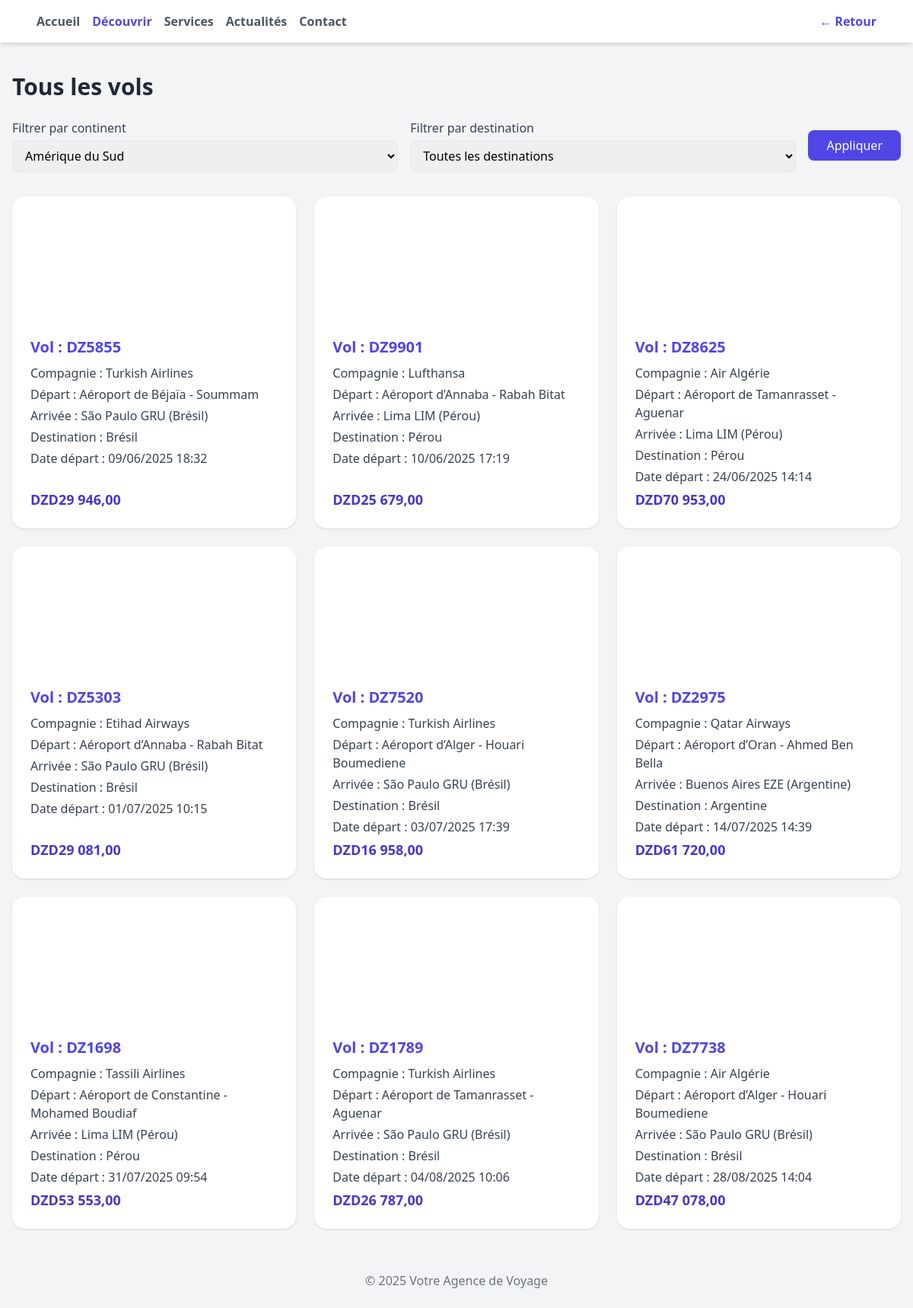
The page /pages/Discover.php?continent=Amérique du Sud on the database as committed earlier.
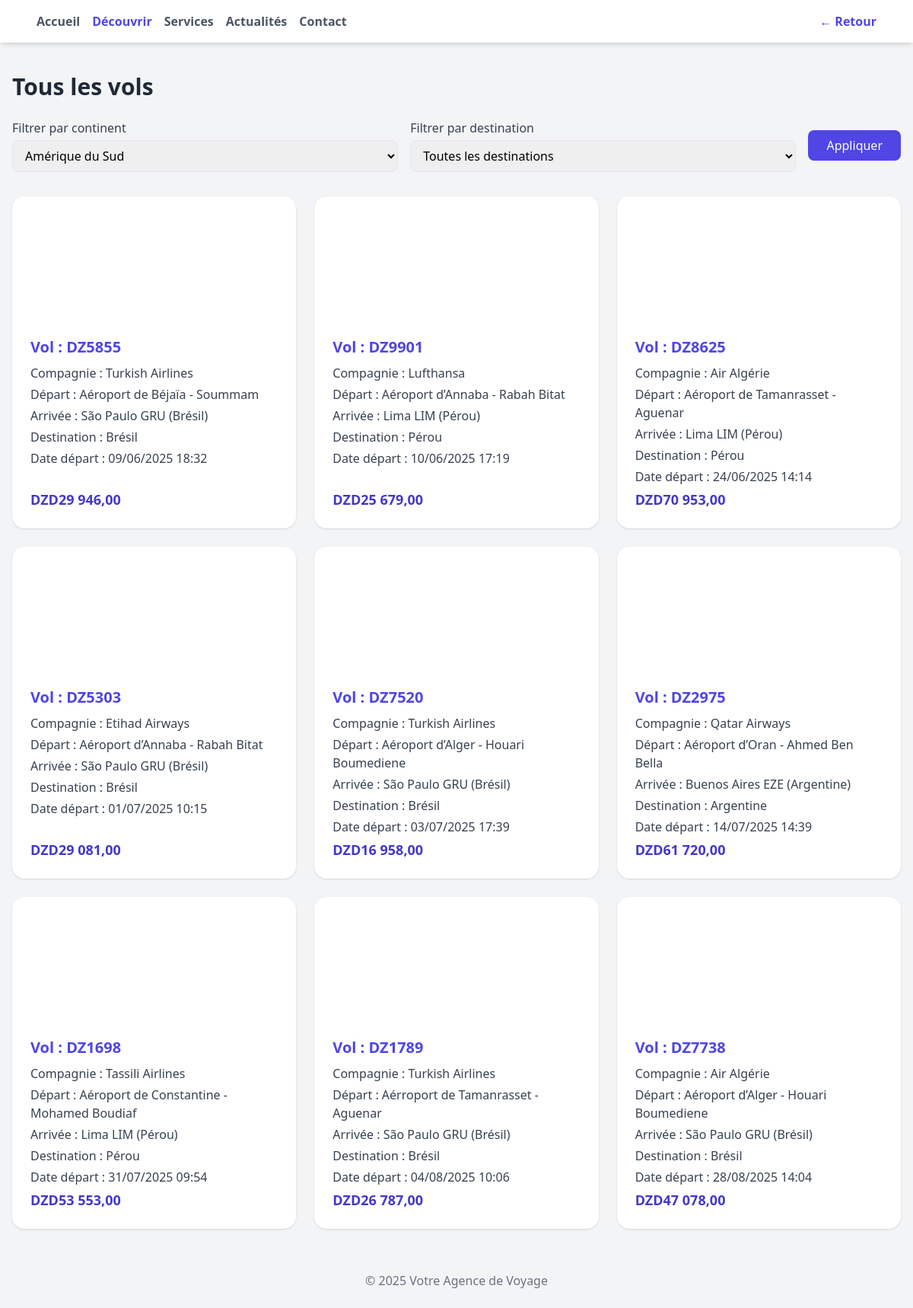
The same page on the database as committed later.
### tables this page shows
CREATE TABLE IF NOT EXISTS `vol` (
  `id` int UNSIGNED NOT NULL AUTO_INCREMENT,
  `numero_vol` varchar(20) NOT NULL,
  `compagnie_aerienne` varchar(60) DEFAULT NULL,
  `aeroport_depart` varchar(80) DEFAULT NULL,
  `aeroport_arrivee` varchar(80) DEFAULT NULL,
  `destination` varchar(255) DEFAULT NULL,
  `continent` varchar(100) DEFAULT NULL,
  `date_depart` datetime NOT NULL,
  `date_arrivee` datetime NOT NULL,
  `type_vol` varchar(40) DEFAULT NULL,
  `prix` decimal(10,2) NOT NULL DEFAULT '0.00',
  `places_disponibles` int UNSIGNED NOT NULL DEFAULT '0',
  PRIMARY KEY (`id`),
  UNIQUE KEY `numero_vol` (`numero_vol`)
);

### pages/Discover.php (the view, shortened to what this page needs)
<?php
$db = new Database('localhost', 'root', '', 'pfe');
$conn = $db->getConnection();
$continentFilter   = $_GET['continent'] ?? '';
$continents = $conn->query("SELECT DISTINCT continent FROM vol ORDER BY continent")->fetch_all(MYSQLI_ASSOC);
$sql    = "SELECT * FROM vol WHERE 1";
$params = [];
$types  = '';
if ($continentFilter) {
    $sql       .= " AND continent = ?";
    $params[]  = $continentFilter;
    $types    .= 's';
}
$sql .= " ORDER BY date_depart ASC";
$stmt = $conn->prepare($sql);
if ($params) {
    $stmt->bind_param($types, ...$params);
}
$stmt->execute();
$flights = $stmt->get_result()->fetch_all(MYSQLI_ASSOC);
?>
<!DOCTYPE html>
<html lang="fr">
<head>
  <script src="https://cdn.tailwindcss.com"></script>
</head>
<body class="bg-gray-100 min-h-screen">
  <nav class="fixed top-0 left-0 right-0 bg-white backdrop-blur-md shadow-md z-50">
    <div class="max-w-7xl mx-auto px-6 md:px-12 py-4 flex justify-between items-center">
      <div class="flex items-center gap-4">
        <a href="welcome.php" class="text-gray-600 hover:text-gray-900 font-semibold">Accueil</a>
        <a href="Discover.php" class="text-indigo-600 font-bold">Découvrir</a>
        <a href="Services.php" class="text-gray-600 hover:text-gray-900 font-semibold">Services</a>
        <a href="Actualites.php" class="text-gray-600 hover:text-gray-900 font-semibold">Actualités</a>
        <a href="Contact.php" class="text-gray-600 hover:text-gray-900 font-semibold">Contact</a>
      </div>
      <a href="welcome.php" class="text-indigo-600 font-bold hover:text-indigo-800">&larr; Retour</a>
    </div>
  </nav>
  <main class="pt-24 max-w-7xl mx-auto px-4 py-8">
    <h1 class="text-3xl font-semibold text-gray-800 mb-6">Tous les vols</h1>
    <form method="GET" class="mb-8 flex flex-wrap gap-4 items-center">
      <div class="flex-1 min-w-[200px]">
        <label class="block text-gray-700 mb-1">Filtrer par continent</label>
        <select name="continent" class="w-full border rounded-lg px-3 py-2">
          <?php foreach ($continents as $c): ?>
            <option value="<?= htmlspecialchars($c['continent']) ?>" <?= $c['continent'] === $continentFilter ? 'selected' : '' ?> >
              <?= htmlspecialchars($c['continent']) ?>
            </option>
          <?php endforeach; ?>
        </select>
      </div>
      <div class="flex-1 min-w-[200px]">
        <label class="block text-gray-700 mb-1">Filtrer par destination</label>
        <select name="destination" class="w-full border rounded-lg px-3 py-2">
          <option value="">Toutes les destinations</option>
        </select>
      </div>
      <button type="submit" class="bg-indigo-600 text-white px-6 py-2 rounded-lg hover:bg-indigo-700 transition">Appliquer</button>
    </form>
    <?php if (empty($flights)): ?>
      <div class="text-center py-20">
        <p class="text-gray-500 text-lg">Aucun vol disponible pour ces critères.</p>
      </div>
    <?php else: ?>
      <div class="grid gap-6 md:grid-cols-2 lg:grid-cols-3">
        <?php foreach ($flights as $flight): ?>
          <?php
            $dest = ucfirst(strtolower($flight['destination']));
            $imgPath = $imageMap[$dest] ?? 'https://via.placeholder.com/400x300?text=' . urlencode($dest);
          ?>
          <div class="bg-white rounded-2xl overflow-hidden shadow hover:shadow-lg transition flex flex-col">
            <div class="h-40 bg-cover bg-center" style="background-image: url('<?= $imgPath ?>')"></div>
            <div class="p-6 flex flex-col flex-1">
              <h2 class="text-xl font-bold text-indigo-600 mb-2">Vol : <?= htmlspecialchars($flight['numero_vol']) ?></h2>
              <p class="text-gray-700 mb-1"><span class="font-medium">Compagnie :</span> <?= htmlspecialchars($flight['compagnie_aerienne']) ?></p>
              <p class="text-gray-700 mb-1"><span class="font-medium">Départ :</span> <?= htmlspecialchars($flight['aeroport_depart']) ?></p>
              <p class="text-gray-700 mb-1"><span class="font-medium">Arrivée :</span> <?= htmlspecialchars($flight['aeroport_arrivee']) ?></p>
              <p class="text-gray-700 mb-1"><span class="font-medium">Destination :</span> <?= htmlspecialchars($flight['destination']) ?></p>
              <p class="text-gray-700 mb-1"><span class="font-medium">Date départ :</span> <?= date('d/m/Y H:i', strtotime($flight['date_depart'])) ?></p>
              <div class="mt-auto">
                <p class="text-indigo-700 text-lg font-semibold">DZD<?= number_format($flight['prix'], 2, ',', ' ') ?></p>
              </div>
            </div>
          </div>
        <?php endforeach; ?>
      </div>
    <?php endif; ?>
  </main>
  <footer class="text-center py-6 text-gray-500">
    © <?= date('Y') ?> Votre Agence de Voyage
  </footer>
</body>
</html>

Rows that differ between the two databases and show on the page:
changed vol "DZ1789": aeroport_depart "Aéroport de Tamanrasset - Aguenar" → "Aérroport de Tamanrasset - Aguenar"
